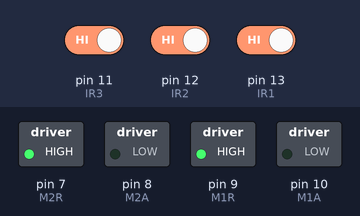
Recording of a sketch running on a simulated Arduino Uno, built with avr-gcc and run on an emulated ATmega328P. Parts: switched loads named in the sketch (green lamp = pin HIGH). The test bench sets the inputs (shaded band); at power-on: pin 11 (IR3) HIGH, pin 13 (IR1) HIGH, pin 12 (IR2) HIGH. Random numbers use the default seed unless the sketch sets one.

Above: at 1.2 s.
1.3 s: pin 11 (IR3) driven LOW
At 2.7 s:
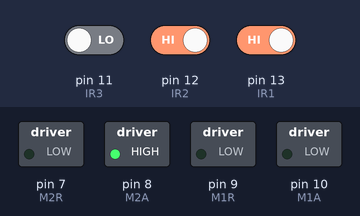
3.0 s: pin 13 (IR1) driven LOW
6.0 s: pin 12 (IR2) driven LOW
7.6 s: pin 11 (IR3) driven HIGH
At 8.8 s:
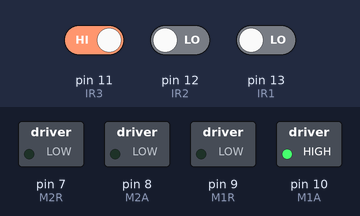
9.2 s: pin 11 (IR3) driven LOW and pin 13 (IR1) driven HIGH
At 9.3 s:
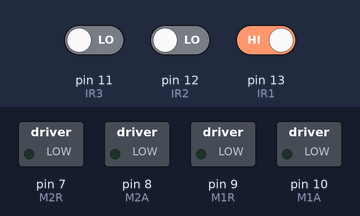
Timing chart, 0 to 11.9 s (numbered marks = the images above; inputs shaded):
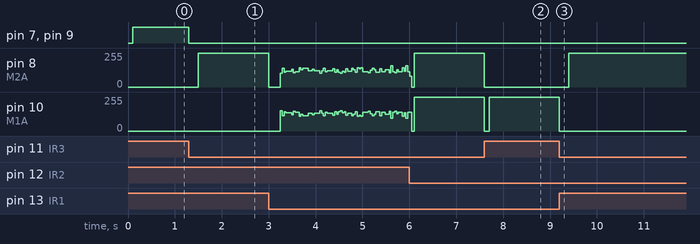

Measured:
- after the input at 1.3 s, pin 7 (M2R), pin 9 (M1R): HIGH → LOW at once; pin 8 (M2A): 0/255 → 255/255 after 0.20 s
- after the input at 7.6 s, pin 8 (M2A): 255/255 → 0/255 at once; pin 10 (M1A): 255/255 → 0/255 at once, → 255/255 0.10 s later
- after the input at 9.2 s, pin 8 (M2A): 0/255 → 255/255 after 0.20 s; pin 10 (M1A): 255/255 → 0/255 at once

The sketch:

Control_a_robot_by_three_infrared_sensors_Code.ino
```cpp
#define IR1 13
#define IR2 12
#define IR3 11
#define M1A 10
#define M1R 9
#define M2A 8
#define M2R 7

void setup() {
  pinMode(IR1,INPUT);
  pinMode(IR2,INPUT);
  pinMode(IR3,INPUT);
  pinMode(M1A,OUTPUT);
  pinMode(M1R,OUTPUT);
  pinMode(M2A,OUTPUT);
  pinMode(M2R,OUTPUT);


}

enum{etat1,etat2,etat3,etat4,etat5};
int etat=etat1;
String capteur;
int etat_preced;


String IR(){

  Serial.println("entre IR");
  short tab[2];
  tab[0]=digitalRead(IR1);
  tab[1]=digitalRead(IR2);
  tab[2]=digitalRead(IR3);
  String I_R=String(tab[0])+String(tab[1])+String(tab[2]);
  return I_R;
}

void avancer(){
  if(etat_preced!=etat){
    arreter();
    delay(100);
    }
  digitalWrite(M1A,HIGH);
  digitalWrite(M2A,HIGH);
  digitalWrite(M1R,LOW);
  digitalWrite(M2R,LOW);
  etat_preced=etat1;


}

void reculer(){
  if(etat_preced!=etat){
    arreter();
    delay(100);
    }


  digitalWrite(M1A,LOW);
  digitalWrite(M2A,LOW);
  digitalWrite(M1R,HIGH);
  digitalWrite(M2R,HIGH);

  etat_preced=etat2;
}
void tourne_g(){
  if(etat_preced!=etat){
    arreter();
    delay(100);
    }


  digitalWrite(M1A,HIGH);
  digitalWrite(M2A,LOW);
  digitalWrite(M1R,LOW);
  digitalWrite(M2R,LOW);
  etat_preced=etat3;
}

void tourne_d(){
  if(etat_preced!=etat){
    arreter();
    delay(100);
    }

  digitalWrite(M1A,LOW);
  digitalWrite(M2A,HIGH);
  digitalWrite(M1R,LOW);
  digitalWrite(M2R,LOW);
etat_preced=etat4;

}
void tourne_gd_al(){
  if(etat_preced!=etat){
    arreter();
    delay(100);
    }

  int m=random(0,2);

  digitalWrite(M1A,m);
  digitalWrite(M2A,!m);
  digitalWrite(M1R,LOW);
  digitalWrite(M2R,LOW);

  etat_preced=etat5;
}


void arreter(){
  digitalWrite(M1A,LOW);
  digitalWrite(M2A,LOW);
  digitalWrite(M1R,LOW);
  digitalWrite(M2R,LOW);
}


void loop() {

capteur=IR();


switch(etat){

  case etat1:
  avancer();
  if(capteur=="000"){etat=etat1;}
  if(capteur=="101"||capteur=="111"){etat=etat2;}
  if(capteur=="011"||capteur=="001"){etat=etat3;}
  if(capteur=="110"||capteur=="100"){etat=etat4;}
  if(capteur=="010"){etat=etat5;}
  break;

   case etat2:
  reculer();
  if(capteur!="101"&&capteur!="111"){etat=etat1;}
  break;

   case etat3:
  tourne_g();
  if(capteur!="011"&&capteur!="001"){etat=etat1;}
  break;

 case etat4:
  tourne_d();
  if(capteur!="110"&&capteur!="100"){etat=etat1;}
  break;

   case etat5:
  tourne_gd_al();
  if(capteur!="010"){etat=etat1;}
  break;
  // put your main code here, to run repeatedly:

}

}
```
